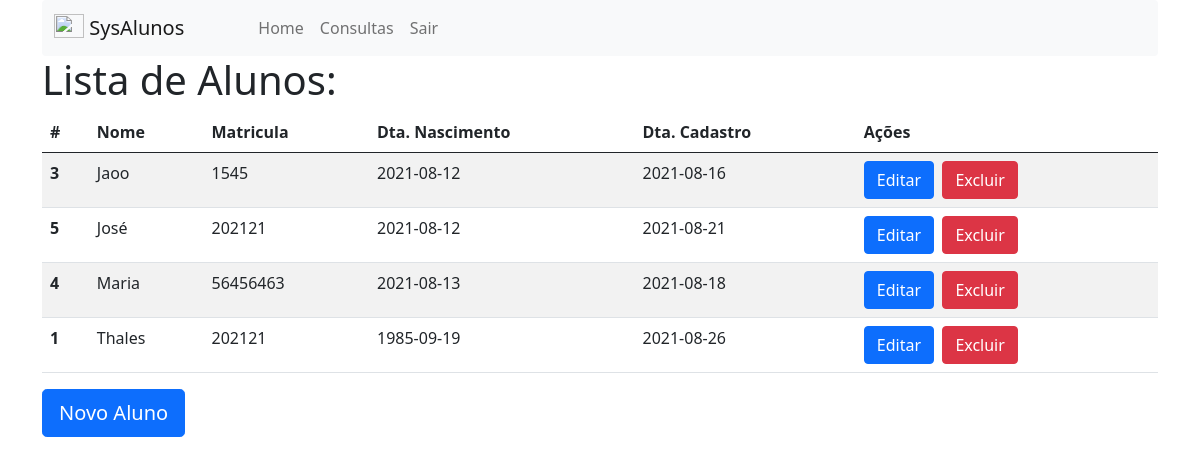
/alunos_list.php (signed in), run on the app's committed database.
### tables this page shows
CREATE TABLE `alunos` (
  `idalunos` int unsigned NOT NULL AUTO_INCREMENT,
  `matricula` varchar(45) NOT NULL,
  `nome` varchar(100) NOT NULL,
  `dt_nascimento` date NOT NULL,
  `dt_cadastro` date NOT NULL,
  PRIMARY KEY (`idalunos`)
);

### alunos_list.php (the view, shortened to what this page needs)
<?php
    require_once("conexao.php");
    $tipoAcesso = $_SESSION["tipo_acesso"];
?>
<!DOCTYPE html>
<html lang="pt-br">
<head>
    <link href="css/bootstrap.min.css" rel="stylesheet">
    <link href="css/sweetalert2.css" rel="stylesheet">
</head>
<body>
<div class="container">
    <nav class="navbar navbar-expand-lg navbar-light bg-light rounded">
            <div class="container-fluid">
                <a class="navbar-brand" href="#">
                    <img src="img/studentmeets_4873.png" alt="" width="30" height="24" class="d-inline-block align-text-top">
                    SysAlunos
                </a>
            <div class="collapse navbar-collapse" id="navbarSupportedContent">
                    <ul class="navbar-nav me-auto mb-2 mb-lg-0" style="margin-left: 50px;">
                        <li class="nav-item">
                            <a class="nav-link" aria-current="page" href="admin.php">Home</a>
                        </li>
                        <?php
                            $mnuConsultas  = "<li class='nav-item'><a class='nav-link' href='#'>Consultas</a></li>";
                            if($tipoAcesso == 0 || $tipoAcesso == 1){
                                echo $mnuConsultas;
                            }
                        ?>
                        <li class="nav-item">
                            <a class="nav-link" href="logout.php">Sair</a>
                        </li>
                    </ul>
                </div>
            </div>
        </nav>
        <h1>Lista de Alunos:</h1>
        <table class="table table-striped">
            <thead>
                <tr>
                    <th scope="col">#</th>
                    <th scope="col">Nome</th>
                    <th scope="col">Matricula</th>
                    <th scope="col">Dta. Nascimento</th>
                    <th scope="col">Dta. Cadastro</th>
                    <th scope="col">Ações</th>
                </tr>
            </thead>
            <tbody>
                <?php
                    $sql = "SELECT idalunos, nome, matricula, dt_nascimento, dt_cadastro FROM alunos ORDER BY nome";
                    $resp = mysqli_query($conexao_bd, $sql);
                    while($rows=mysqli_fetch_row($resp)){
                        echo "<tr>";
                        echo "<th scope='row'>$rows[0]</th>";
                        echo "<td>$rows[1]</td>";
                        echo "<td>$rows[2]</td>";
                        echo "<td>$rows[3]</td>";
                        echo "<td>$rows[4]</td>";
                        echo "<td>
                                <a class='btn btn-primary' href='alunos_edit.php?idAlunos=$rows[0]'
                                role='button'>Editar</a>&nbsp;
                                <a class='btn btn-danger'  href='javascript:excluirAlunos($rows[0])'
                                role='button'>Excluir</a>
                            </td>";
                        echo "</tr>";
                    }
                ?>
            </tbody>
        </table>
        <a class="btn btn-lg btn-primary" href="alunos_edit.php?idAlunos=0"
        role="button">Novo Aluno</a>
</div>
</body>
</html>

### data on the page
alunos: idalunos "3", nome "Jaoo", matricula "1545", dt_nascimento "2021-08-12", dt_cadastro "2021-08-16"
alunos: idalunos "5", nome "José", matricula "202121", dt_nascimento "2021-08-12", dt_cadastro "2021-08-21"
alunos: idalunos "4", nome "Maria", matricula "56456463", dt_nascimento "2021-08-13", dt_cadastro "2021-08-18"
alunos: idalunos "1", nome "Thales", matricula "202121", dt_nascimento "1985-09-19", dt_cadastro "2021-08-26"
